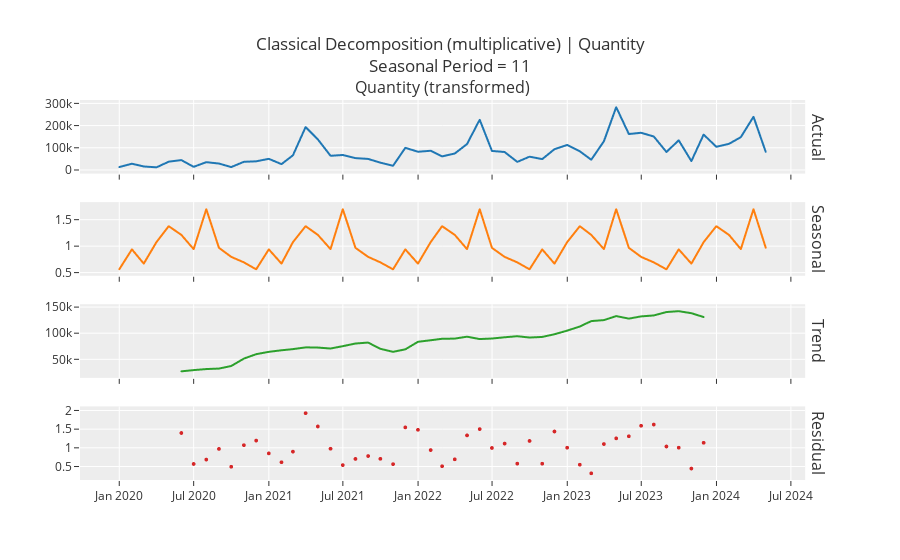

The cell this chart's notebook holds for it:
### Code cell
exp.plot_model(plot = 'decomp', 
               data_kwargs = {'type' : 'multiplicative'})
